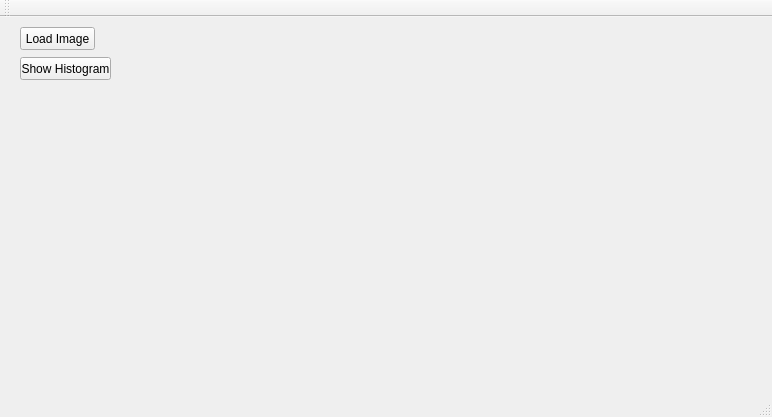
<?xml version="1.0" encoding="UTF-8"?>
<ui version="4.0">
 <class>MainWindow</class>
 <widget class="QMainWindow" name="MainWindow">
  <property name="geometry">
   <rect>
    <x>0</x>
    <y>0</y>
    <width>772</width>
    <height>417</height>
   </rect>
  </property>
  <property name="windowTitle">
   <string>MainWindow</string>
  </property>
  <widget class="QWidget" name="centralWidget">
   <widget class="QPushButton" name="pushButton_Load_Image">
    <property name="geometry">
     <rect>
      <x>20</x>
      <y>10</y>
      <width>75</width>
      <height>23</height>
     </rect>
    </property>
    <property name="text">
     <string>Load Image</string>
    </property>
   </widget>
   <widget class="QPushButton" name="pushButton_Histogram">
    <property name="geometry">
     <rect>
      <x>20</x>
      <y>40</y>
      <width>91</width>
      <height>23</height>
     </rect>
    </property>
    <property name="text">
     <string>Show Histogram</string>
    </property>
   </widget>
   <widget class="QLabel" name="label_Image">
    <property name="geometry">
     <rect>
      <x>150</x>
      <y>10</y>
      <width>301</width>
      <height>331</height>
     </rect>
    </property>
    <property name="text">
     <string/>
    </property>
   </widget>
   <widget class="QLabel" name="label_Histogram">
    <property name="geometry">
     <rect>
      <x>480</x>
      <y>10</y>
      <width>271</width>
      <height>331</height>
     </rect>
    </property>
    <property name="text">
     <string/>
    </property>
   </widget>
  </widget>
  <widget class="QMenuBar" name="menuBar">
   <property name="geometry">
    <rect>
     <x>0</x>
     <y>0</y>
     <width>772</width>
     <height>21</height>
    </rect>
   </property>
  </widget>
  <widget class="QToolBar" name="mainToolBar">
   <attribute name="toolBarArea">
    <enum>TopToolBarArea</enum>
   </attribute>
   <attribute name="toolBarBreak">
    <bool>false</bool>
   </attribute>
  </widget>
  <widget class="QStatusBar" name="statusBar"/>
 </widget>
 <layoutdefault spacing="6" margin="11"/>
 <resources/>
 <connections/>
</ui>
